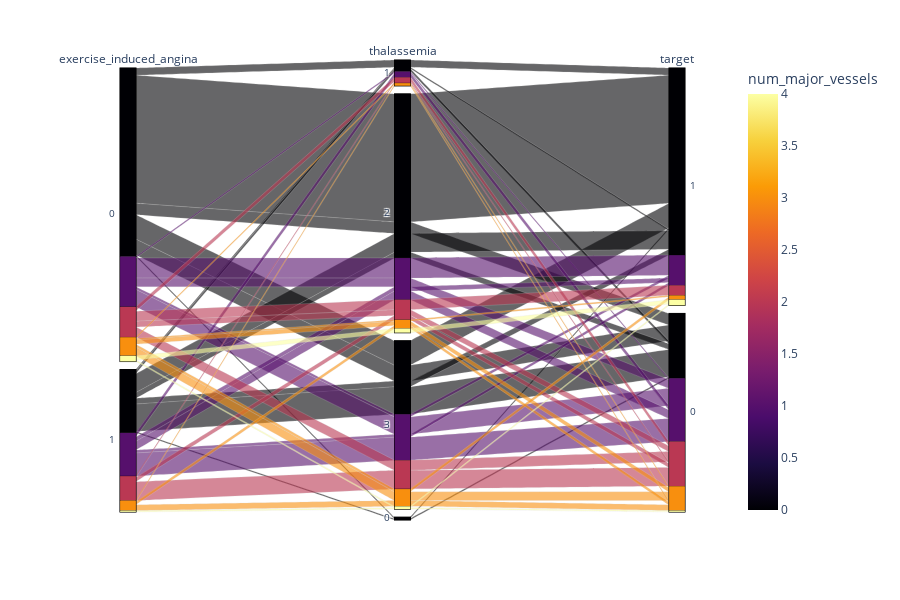

Source (notebook cell):
### Code cell
import plotly.express as px

tips = px.data.tips()
fig = px.parallel_categories(data_v1, dimensions=['exercise_induced_angina', 'thalassemia', 'target'],
                color="num_major_vessels", color_continuous_scale=px.colors.sequential.Inferno,
                labels={'sex':'Payer sex', 'smoker':'Smokers at the table', 'day':'Day of week'})
fig.show()

### Figure 1 — Plotly figure (JSON) as saved in the notebook; plotly's stock layout.template omitted (floating-point values rounded to 4 significant figures; data arrays with more than 128 entries replaced by an {"elided": "..."} marker saying what was removed)
{"data": [{"dimensions": [{"label": "exercise_induced_angina", "values": {"elided": "303 int values"}}, {"label": "thalassemia", "values": {"elided": "303 int values"}}, {"label": "target", "values": {"elided": "303 int values"}}], "domain": {"x": [0, 1], "y": [0, 1]}, "line": {"color": {"elided": "303 int values"}, "coloraxis": "coloraxis"}, "name": "", "type": "parcats"}], "layout": {"coloraxis": {"colorbar": {"title": {"text": "num_major_vessels"}}, "colorscale": [[0, "#000004"], [0.1111, "#1b0c41"], [0.2222, "#4a0c6b"], [0.3333, "#781c6d"], [0.4444, "#a52c60"], [0.5556, "#cf4446"], [0.6667, "#ed6925"], [0.7778, "#fb9b06"], [0.8889, "#f7d13d"], [1, "#fcffa4"]]}, "height": 600, "legend": {"tracegroupgap": 0}, "margin": {"t": 60}}}
